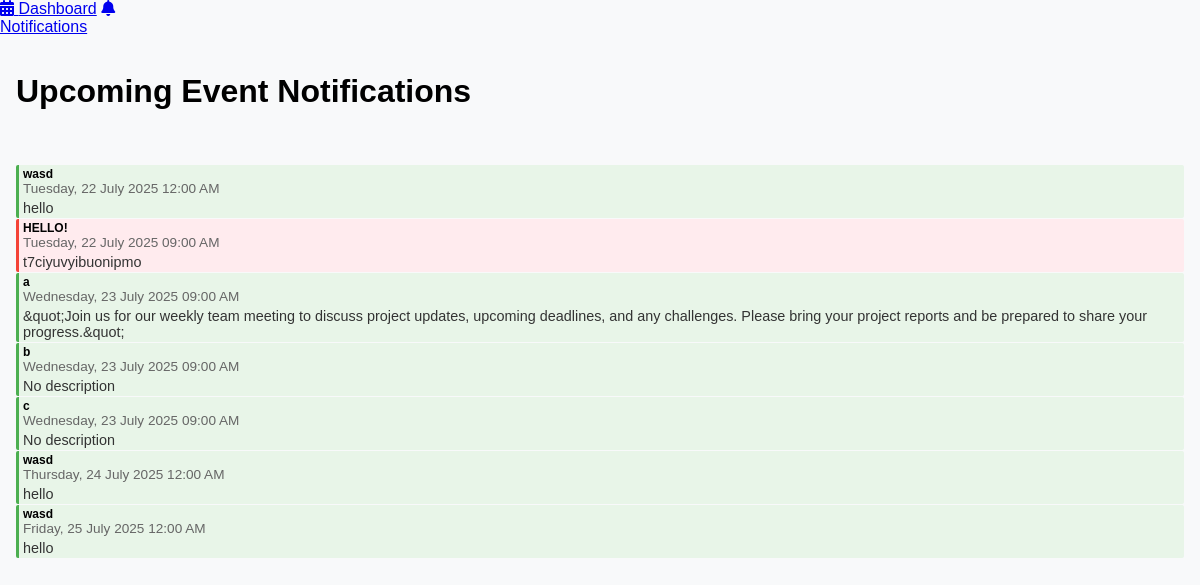
The page /notifications (signed in) on the database as committed earlier.
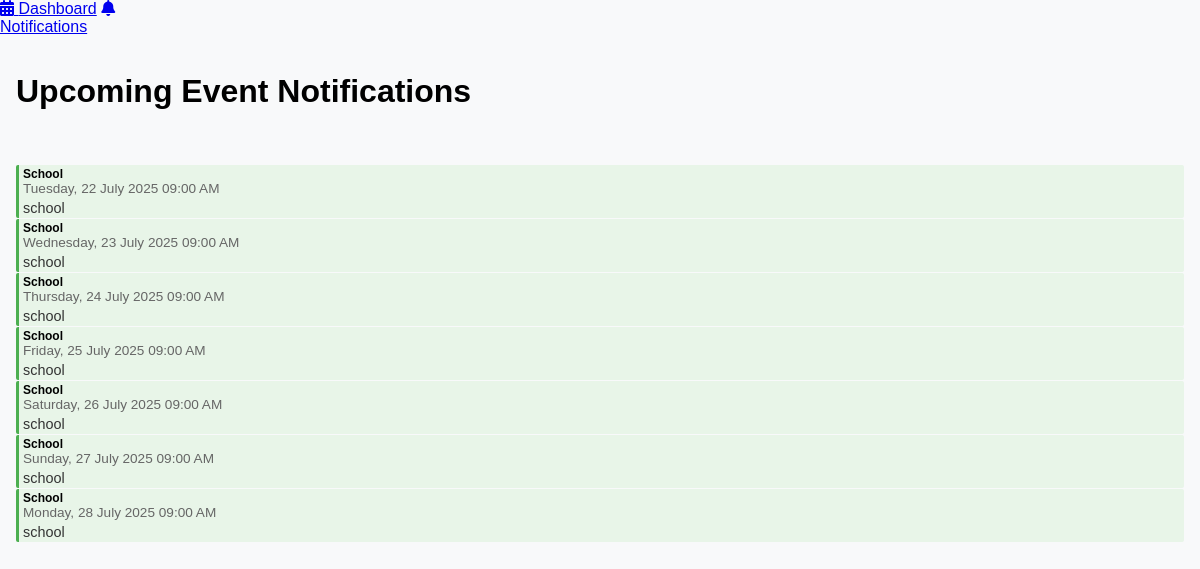
The same page on the database as committed later.
### models/event.py (models this page shows)
class Event(db.Model):
    __tablename__ = 'events'
    id = db.Column(db.Integer, primary_key=True)
    title = db.Column(db.String(150), nullable=False)
    description = db.Column(db.String(300))
    priority = db.Column(db.Integer, default=0)  # 0=low, 1=medium, 2=high, 3=urgent
    tags = db.Column(db.String(100))  # Comma-separated tags for filtering
    start_time = db.Column(db.DateTime)
    end_time = db.Column(db.DateTime)
    is_recurring = db.Column(db.Boolean, default=False, nullable=False)
    recurrence_group_id = db.Column(db.String(36), nullable=True, index=True)  # Groups recurring instances
    notifications_silenced = db.Column(db.Boolean, default=False, nullable=False)
    creator_id = db.Column(db.Integer, db.ForeignKey('users.id'))

### app.py (the view, shortened to what this page needs)
    @app.route('/notifications', methods=['GET'])
    def notifications():
        if 'user_id' not in session:
            return redirect(url_for('unauthorized'))
        from models.user import User
        from models.event import Event
        from models.notifications import Notification
        from datetime import datetime, timedelta
        user = db.session.get(User, session['user_id'])
        if not user:
            return redirect(url_for('unauthorized'))
        now = datetime.utcnow()
        week_from_now = now + timedelta(days=7)
        upcoming_events = Event.query.filter(
            Event.start_time >= now,
            Event.start_time <= week_from_now,
            Event.notifications_silenced == False
        ).order_by(Event.start_time).all()
        user_events = []
        for event in upcoming_events:
            if (event.creator_id == user.id or
                (hasattr(user, 'tags') and user.tags and
                 any(tag in (event.tags or '') for tag in user.tags.split(',')))):
                user_events.append(event)
        return render_template("notifications.html", events=user_events)

### templates/notifications.html (shortened to what this page needs)
<!DOCTYPE html>
<html lang="en">
<head>
  <link rel="stylesheet" href="/static/css/dashboard.css" />
</head>
<body>
  <div class="sidebar">
    <a class="tab" href="/dashboard"><i class="fas fa-calendar-alt"></i> Dashboard</a>
    <a class="tab active" href="/notifications"><i class="fas fa-bell"></i> Notifications</a>
  </div>
  <div class="main-content">
    <h1 style="padding: 1rem;">Upcoming Event Notifications</h1>
    {% if events %}
      <ul style="list-style: none; padding: 0 1rem;">
        {% for event in events %}
          <li class="event-item priority-{{ event.priority }}">
            <div class="event-title">{{ event.title }}</div>
            <div class="event-time" style="font-size: 0.85rem; color: #666;">
              {{ event.start_time.strftime('%A, %d %B %Y %I:%M %p') }}
            </div>
            <div style="margin-top: 4px; font-size: 0.9rem; color: #333;">
              {{ event.description or "No description" }}
            </div>
          </li>
        {% endfor %}
      </ul>
    {% else %}
      <p style="padding: 1rem; color: #666;">No upcoming events in the next few days.</p>
    {% endif %}
  </div>
</body>
</html>

Rows that differ between the two databases and show on the page:
removed Event: title "wasd", start_time "Tuesday, 22 July 2025 12:00 AM", description "hello"
removed Event: title "HELLO!", start_time "Tuesday, 22 July 2025 09:00 AM", description "t7ciyuvyibuonipmo", priority 2 (drawn)
no longer on this page (row edited): Event: title "a", start_time "Wednesday, 23 July 2025 09:00 AM", description "&quot;Join us for our weekly team meeting to discuss project updates, upcoming deadlines, and any challenges. Please bring your project reports and be prepared to share your progress.&quot;"
no longer on this page (row edited): Event: title "b", start_time "Wednesday, 23 July 2025 09:00 AM", description "No description"
no longer on this page (row edited): Event: title "c", start_time "Wednesday, 23 July 2025 09:00 AM", description "No description"
removed Event: title "wasd", start_time "Thursday, 24 July 2025 12:00 AM", description "hello"
removed Event: title "wasd", start_time "Friday, 25 July 2025 12:00 AM", description "hello"
added Event: title "School", start_time "Tuesday, 22 July 2025 09:00 AM", description "school"
added Event: title "School", start_time "Wednesday, 23 July 2025 09:00 AM", description "school"
added Event: title "School", start_time "Thursday, 24 July 2025 09:00 AM", description "school"
added Event: title "School", start_time "Friday, 25 July 2025 09:00 AM", description "school"
added Event: title "School", start_time "Saturday, 26 July 2025 09:00 AM", description "school"
added Event: title "School", start_time "Sunday, 27 July 2025 09:00 AM", description "school"
added Event: title "School", start_time "Monday, 28 July 2025 09:00 AM", description "school"
